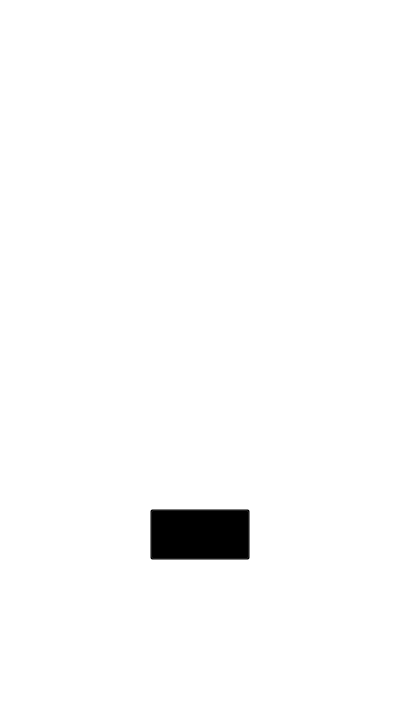
<?xml version="1.0" encoding="UTF-8"?>
<ui version="4.0">
 <class>SyncScreen</class>
 <widget class="QMainWindow" name="SyncScreen">
  <property name="geometry">
   <rect>
    <x>0</x>
    <y>0</y>
    <width>400</width>
    <height>711</height>
   </rect>
  </property>
  <property name="sizePolicy">
   <sizepolicy hsizetype="Ignored" vsizetype="Ignored">
    <horstretch>0</horstretch>
    <verstretch>0</verstretch>
   </sizepolicy>
  </property>
  <property name="minimumSize">
   <size>
    <width>0</width>
    <height>0</height>
   </size>
  </property>
  <property name="windowTitle">
   <string>MainWindow</string>
  </property>
  <property name="autoFillBackground">
   <bool>false</bool>
  </property>
  <property name="styleSheet">
   <string notr="true">background:transparent;</string>
  </property>
  <widget class="QWidget" name="centralwidget">
   <property name="sizePolicy">
    <sizepolicy hsizetype="Ignored" vsizetype="Ignored">
     <horstretch>0</horstretch>
     <verstretch>0</verstretch>
    </sizepolicy>
   </property>
   <property name="minimumSize">
    <size>
     <width>0</width>
     <height>0</height>
    </size>
   </property>
   <property name="autoFillBackground">
    <bool>false</bool>
   </property>
   <property name="styleSheet">
    <string notr="true">background:transparent;</string>
   </property>
   <widget class="QLabel" name="logo">
    <property name="geometry">
     <rect>
      <x>185</x>
      <y>74</y>
      <width>41</width>
      <height>41</height>
     </rect>
    </property>
    <property name="sizePolicy">
     <sizepolicy hsizetype="Ignored" vsizetype="Ignored">
      <horstretch>0</horstretch>
      <verstretch>2</verstretch>
     </sizepolicy>
    </property>
    <property name="styleSheet">
     <string notr="true">text-align: center;
padding:0;color:#fff;border-image:none;background-color:transparent;</string>
    </property>
    <property name="text">
     <string/>
    </property>
    <property name="pixmap">
     <pixmap resource="images.qrc">:/gui/BANNERS/logo-1.png</pixmap>
    </property>
    <property name="scaledContents">
     <bool>true</bool>
    </property>
    <property name="alignment">
     <set>Qt::AlignCenter</set>
    </property>
    <property name="wordWrap">
     <bool>true</bool>
    </property>
   </widget>
   <widget class="QPushButton" name="youtube">
    <property name="geometry">
     <rect>
      <x>150</x>
      <y>509</y>
      <width>100</width>
      <height>51</height>
     </rect>
    </property>
    <property name="sizePolicy">
     <sizepolicy hsizetype="Ignored" vsizetype="Ignored">
      <horstretch>0</horstretch>
      <verstretch>0</verstretch>
     </sizepolicy>
    </property>
    <property name="focusPolicy">
     <enum>Qt::NoFocus</enum>
    </property>
    <property name="autoFillBackground">
     <bool>false</bool>
    </property>
    <property name="styleSheet">
     <string notr="true">background:transparent;
border-image: url(:/gui/amazon-logo_black.png);</string>
    </property>
    <property name="text">
     <string/>
    </property>
   </widget>
   <widget class="QLabel" name="circless">
    <property name="geometry">
     <rect>
      <x>15</x>
      <y>177</y>
      <width>370</width>
      <height>370</height>
     </rect>
    </property>
    <property name="sizePolicy">
     <sizepolicy hsizetype="Fixed" vsizetype="Fixed">
      <horstretch>0</horstretch>
      <verstretch>0</verstretch>
     </sizepolicy>
    </property>
    <property name="styleSheet">
     <string notr="true">background-color:rgba(255,255,255,0);
border-image:none;</string>
    </property>
    <property name="frameShape">
     <enum>QFrame::StyledPanel</enum>
    </property>
    <property name="frameShadow">
     <enum>QFrame::Raised</enum>
    </property>
    <property name="lineWidth">
     <number>7</number>
    </property>
    <property name="text">
     <string/>
    </property>
    <property name="pixmap">
     <pixmap resource="images.qrc">:/gui/background/rings.png</pixmap>
    </property>
    <property name="scaledContents">
     <bool>true</bool>
    </property>
    <property name="alignment">
     <set>Qt::AlignCenter</set>
    </property>
   </widget>
   <widget class="QLabel" name="title2">
    <property name="geometry">
     <rect>
      <x>0</x>
      <y>111</y>
      <width>400</width>
      <height>46</height>
     </rect>
    </property>
    <property name="sizePolicy">
     <sizepolicy hsizetype="Fixed" vsizetype="Fixed">
      <horstretch>0</horstretch>
      <verstretch>0</verstretch>
     </sizepolicy>
    </property>
    <property name="minimumSize">
     <size>
      <width>400</width>
      <height>46</height>
     </size>
    </property>
    <property name="maximumSize">
     <size>
      <width>400</width>
      <height>46</height>
     </size>
    </property>
    <property name="font">
     <font>
      <family>Apple SD Gothic Neo</family>
      <pointsize>17</pointsize>
     </font>
    </property>
    <property name="styleSheet">
     <string notr="true">border:none;border-image:none;
background-color:transparent;color:white;
</string>
    </property>
    <property name="text">
     <string/>
    </property>
    <property name="scaledContents">
     <bool>false</bool>
    </property>
    <property name="alignment">
     <set>Qt::AlignHCenter|Qt::AlignTop</set>
    </property>
    <property name="wordWrap">
     <bool>true</bool>
    </property>
   </widget>
   <widget class="myPushButton" name="record">
    <property name="geometry">
     <rect>
      <x>140</x>
      <y>566</y>
      <width>110</width>
      <height>110</height>
     </rect>
    </property>
    <property name="styleSheet">
     <string notr="true">background:transparent;border-image:none;</string>
    </property>
    <property name="text">
     <string/>
    </property>
    <property name="flat">
     <bool>true</bool>
    </property>
   </widget>
   <widget class="QFrame" name="frame">
    <property name="geometry">
     <rect>
      <x>0</x>
      <y>20</y>
      <width>400</width>
      <height>60</height>
     </rect>
    </property>
    <property name="styleSheet">
     <string notr="true">background:transparent;</string>
    </property>
    <property name="frameShape">
     <enum>QFrame::NoFrame</enum>
    </property>
    <property name="frameShadow">
     <enum>QFrame::Plain</enum>
    </property>
    <property name="lineWidth">
     <number>0</number>
    </property>
    <property name="midLineWidth">
     <number>0</number>
    </property>
    <widget class="QPushButton" name="b_options">
     <property name="geometry">
      <rect>
       <x>340</x>
       <y>0</y>
       <width>60</width>
       <height>40</height>
      </rect>
     </property>
     <property name="font">
      <font>
       <family>Bodoni 72 Oldstyle</family>
       <pointsize>31</pointsize>
       <weight>75</weight>
       <bold>true</bold>
      </font>
     </property>
     <property name="focusPolicy">
      <enum>Qt::ClickFocus</enum>
     </property>
     <property name="autoFillBackground">
      <bool>false</bool>
     </property>
     <property name="styleSheet">
      <string notr="true">border: none;
border-image:none;
background-color:transparent;
padding:0;
color:white;</string>
     </property>
     <property name="text">
      <string>...</string>
     </property>
     <property name="checkable">
      <bool>false</bool>
     </property>
     <property name="flat">
      <bool>true</bool>
     </property>
    </widget>
    <widget class="QPushButton" name="b_back">
     <property name="geometry">
      <rect>
       <x>0</x>
       <y>0</y>
       <width>60</width>
       <height>60</height>
      </rect>
     </property>
     <property name="font">
      <font>
       <family>Nadeem</family>
       <pointsize>34</pointsize>
       <stylestrategy>PreferAntialias</stylestrategy>
      </font>
     </property>
     <property name="tabletTracking">
      <bool>true</bool>
     </property>
     <property name="layoutDirection">
      <enum>Qt::LeftToRight</enum>
     </property>
     <property name="autoFillBackground">
      <bool>false</bool>
     </property>
     <property name="styleSheet">
      <string notr="true">border: none;
border-image:none;
background-color:transparent;
padding:0;
color:white;</string>
     </property>
     <property name="text">
      <string/>
     </property>
     <property name="icon">
      <iconset resource="images.qrc">
       <normaloff>:/gui/icons/arrow-left.png</normaloff>:/gui/icons/arrow-left.png</iconset>
     </property>
     <property name="iconSize">
      <size>
       <width>21</width>
       <height>21</height>
      </size>
     </property>
     <property name="flat">
      <bool>true</bool>
     </property>
    </widget>
   </widget>
   <zorder>logo</zorder>
   <zorder>circless</zorder>
   <zorder>title2</zorder>
   <zorder>youtube</zorder>
   <zorder>record</zorder>
   <zorder>frame</zorder>
  </widget>
 </widget>
 <customwidgets>
  <customwidget>
   <class>myPushButton</class>
   <extends>QPushButton</extends>
   <header location="global">mypushbutton.h</header>
  </customwidget>
 </customwidgets>
 <resources>
  <include location="images.qrc"/>
 </resources>
 <connections/>
</ui>
